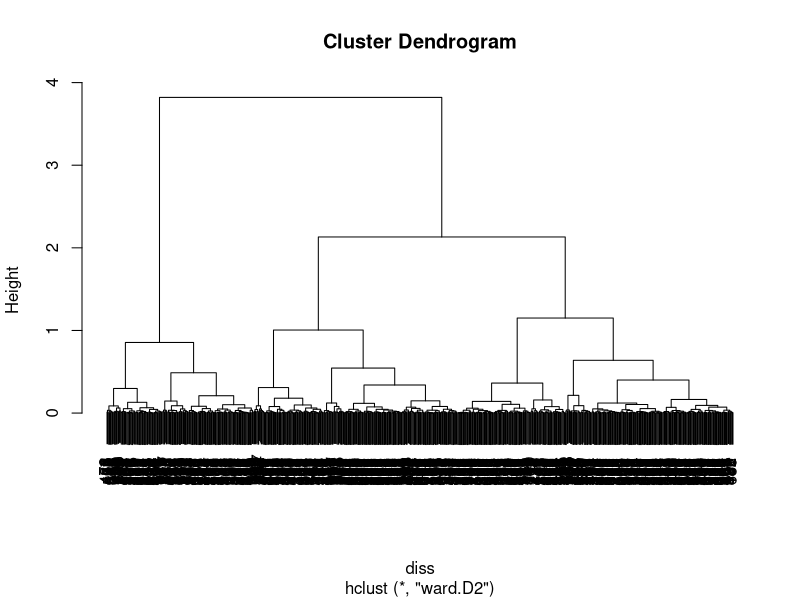
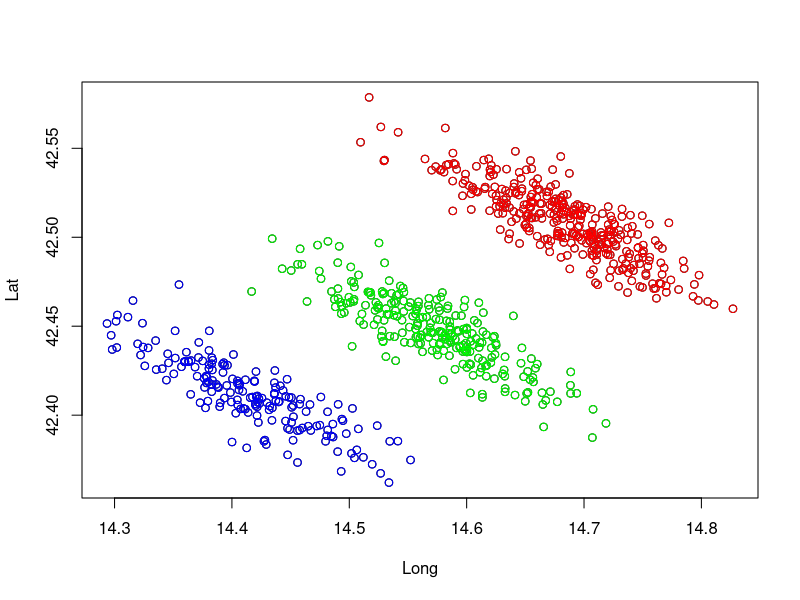
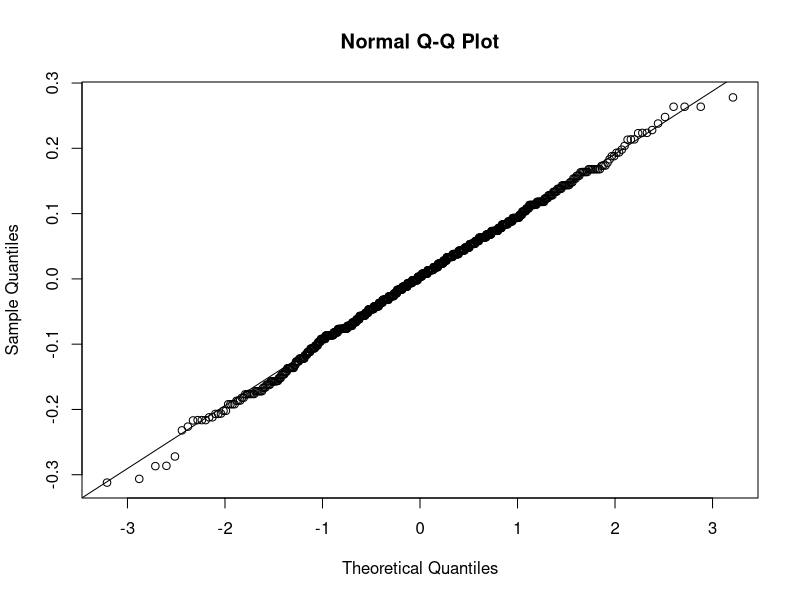
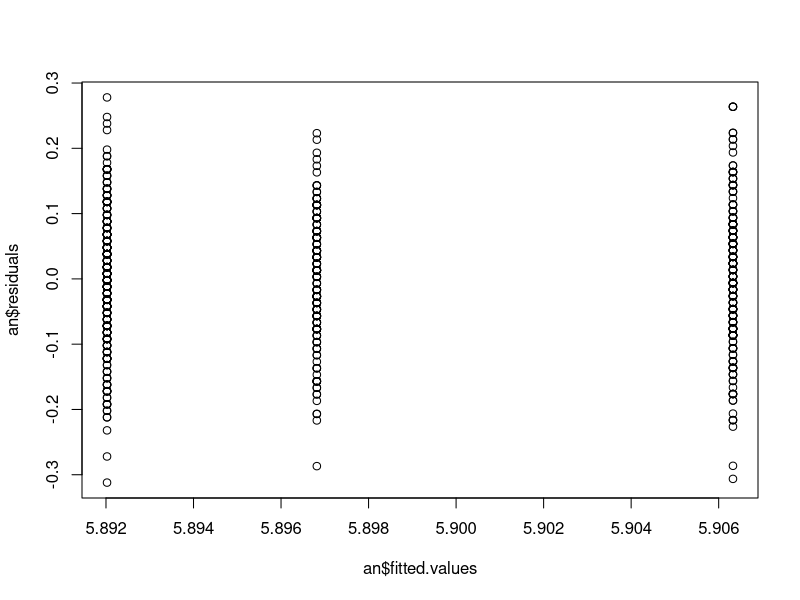
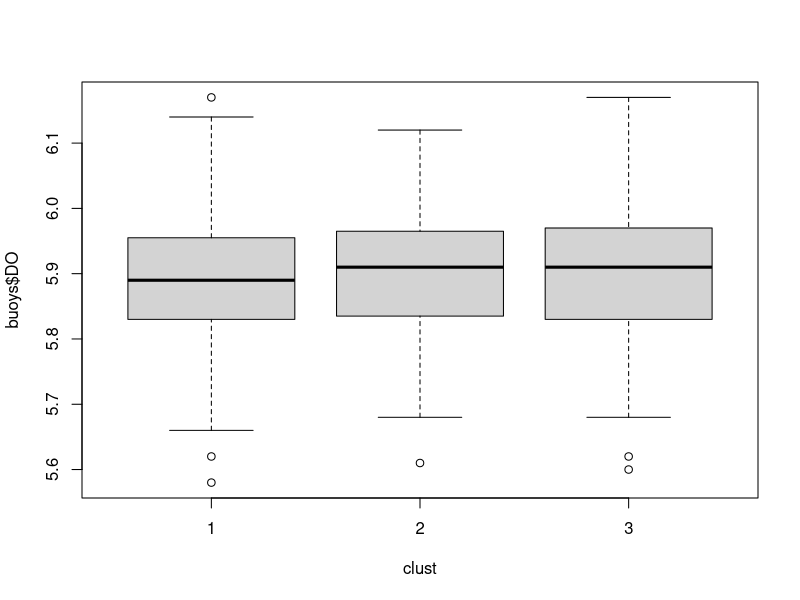

Source code (R) for these figures, in order:
buoys <- read.table("buoys.txt", header = T)
data <- buoys[,1:2]
diss <- dist(data)#euclidian by default

hcw <- hclust(diss, method = "ward.D2")
x11()
plot(hcw)
#we can either use two or three clusters, let's evaluate graphically
x11()
plot(data)
#we may have found the tree clusters
clust <- cutree(hcw, k = 3)
points(data[which(clust == 1),], col = 'red')
points(data[which(clust == 2),], col = 'blue')
points(data[which(clust == 3),], col = 'green')
#yep we work with three clusters
clust <- as.factor(clust)

data1 <- data[which(clust == 1),]
data2 <- data[which(clust == 2),]
data3 <- data[which(clust == 3),]

center1 <- sapply(data1, mean)
center2 <- sapply(data2, mean)
center3 <- sapply(data3, mean)

n1 <- dim(data1)[1]
n2 <- dim(data1)[2]
n3 <- dim(data1)[3]



#we perform a test anova, hence considering x = mu + tau_i + eps; i = 1,2,3; eps ~ iid N(0, sigma^2)
#we can already assume independence on the units
#we need to verify that the variability amongst groups is the same and that the residuals have a gaussian behaviour
#the test is H0: tau_1 = tau_2 = tau_3 = 0 vs H1

an <- aov(buoys$DO ~ clust)
summary(an)

shapiro.test(an$residuals)
shapiro.test(an$residuals[which(clust==1)])
shapiro.test(an$residuals[which(clust==2)])
shapiro.test(an$residuals[which(clust==3)])

x11()
qqnorm(an$residuals)
qqline(an$residuals)
x11()
plot(an$fitted.values, an$residuals)

var.test(buoys$DO[which(clust==1)],buoys$DO[which(clust==2)])
var.test(buoys$DO[which(clust==1)],buoys$DO[which(clust==3)])
var.test(buoys$DO[which(clust==3)],buoys$DO[which(clust==2)])

#the assumptions of the model have been verified


#there is no statistical evidence to support the claim of a difference in the mean of DO
#indeed this can also be clearly seen in
x11()
boxplot(buoys$DO ~ clust)
